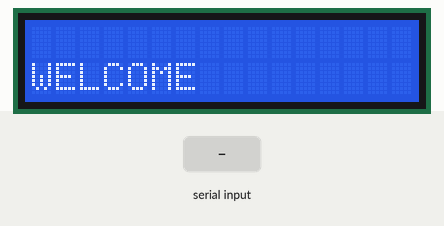
The sketch below on a simulated Arduino Uno, built with avr-gcc and run on an emulated ATmega328P. Shown: 16×2 character LCD. The test bench sets the inputs (shaded band). What the sketch prints to the serial monitor is not drawn.

Above: at 3.2 s.
3.3 s: ",\n" received over Serial
At 5.8 s:
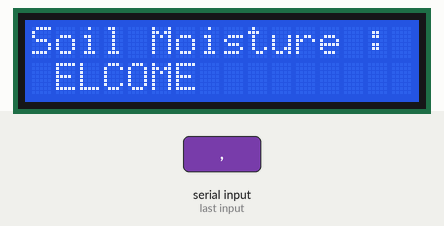
8.8 s: "1\n" received over Serial
At 10.4 s:
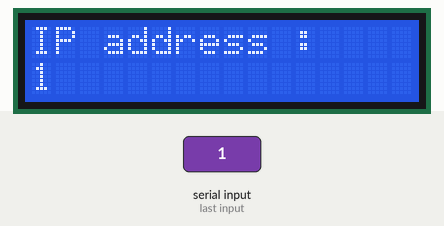
14.8 s: ",\n" received over Serial
At 16.6 s:
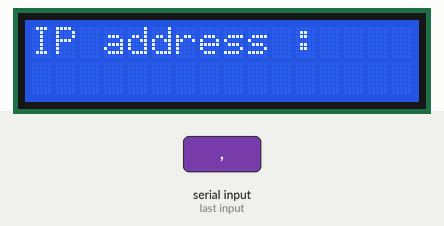
Timing chart, 0 to 18.1 s (numbered marks = the images above; inputs shaded):
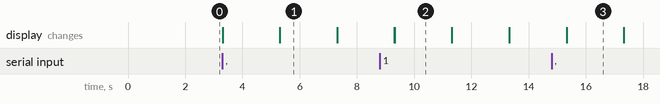

The sketch:

SerialCommunicationD1toArduino.ino
```cpp
/*
 Read char value from Serial Monitor
 Display that value on the Serial Monitor
 */

#include <LiquidCrystal.h>       //load the liquid crystal library
LiquidCrystal LCD(2,3,4,5,6,7);  //creating the liquid crystal object in format [LiquidCrystal(rs, enable, d4, d5, d6, d7)]


int i = 0;                      //variable to be incremented for changing body[] array element
String body[3];                 //variable for storing 3 different values coming from serial monitor
char val = 0;                   //variable to store serial data temporariy
int incoming = 0;               //variable to store serial data availability status

void setup()
{
  Serial.begin(115200);         //begin serial monitor
  Serial.println("Serial Monitor Connected");
  LCD.begin(16,2);              //initialize LCD screen
  LCD.setCursor(0,1);           //set LCD cursor to lower left corner of display
    LCD.print("WELCOME");           //print body[0] content to LCD
    delay(2000);
}

void loop()
{
  /*IF SERIAL DATA LINE IS COMPLETED THEN PRINT BODY VARIABLE CONTENT ON LCD*/
  if(val == '\n'){

    i=0;                    //reset the value of variable i

    Serial.println(body[0]);      //print the cotents of body[0]
    LCD.setCursor(0,0);           //set LCD cursor to upper left corner of display
    LCD.print("IP address :");    //print out the first line
    LCD.setCursor(0,1);           //set LCD cursor to lower left corner of display
    LCD.print(body[0]);           //print body[0] content to LCD
    delay(2000);

    Serial.println(",,,,,,,,,");

    Serial.println(body[1]);        //print the cotents of body[1]
    LCD.setCursor(0,0);             //set LCD cursor to upper left corner of display
    LCD.print("Soil Moisture :");   //print out the first line
    LCD.setCursor(0,1);             //set LCD cursor to lower left corner of display
    LCD.print(body[1]);             //print body[1] content to LCD
    delay(2000);

    Serial.println(",,,,,,,,,");

    Serial.println(body[2]);        //print the cotents of body[2]
    LCD.setCursor(0,0);             //set LCD cursor to upper left corner of display
    LCD.print("Water Level :");     //print out the first line
    LCD.setCursor(0,1);             //set LCD cursor to lower left corner of display
    LCD.print(body[2]);             //print body[2] content to LCD
    delay(2000);

    LCD.setCursor(0,0);
    LCD.print("                "); //clear the line
    LCD.setCursor(0,1);
    LCD.print("                "); //clear the line

    /*RESET THE BODY ARRAY*/
    body[0]="";
    body[1]="";
    body[2]="";
  }

  incoming = Serial.available();    //Store serial status in variable incoming
  while (incoming == 0)             //keep checking until something is available
  {
    incoming = Serial.available();  //Store serial status in variable incoming
  }
   val = Serial.read();             //Reads the input from the Serial Monitor

  if (val == ',')                    //If val is a comma
  {
    i++;                             //increment the value of i for assigning different body variable for storage
  }
    /*IF i=0 STORE THE SERIAL DATA IN body[0]*/
    if(i == 0){
      body[i]+=char(val);
    }
    /*IF i=1 STORE THE SERIAL DATA IN body[1]*/
    else if (i == 1){
      if(val!=','){
        body[i]+=char(val);
      }
    }
    /*IF i=2 STORE THE SERIAL DATA IN body[2]*/
    else if (i == 2){
      if(val!=','){
        body[i]+=char(val);
      }
    }
}
```

Measured:
- after the input at 3.3 s, the display: first changes at once (image 1 shows a later state)
- after the input at 8.8 s, the display: first differs from a run without the input after 0.51 s (image 2)
- after the input at 14.8 s, the display: first differs from a run without the input after 0.52 s (image 3)
- what the display in image 1 shows lasts 2.0 s, from 5.3 s to 7.3 s
